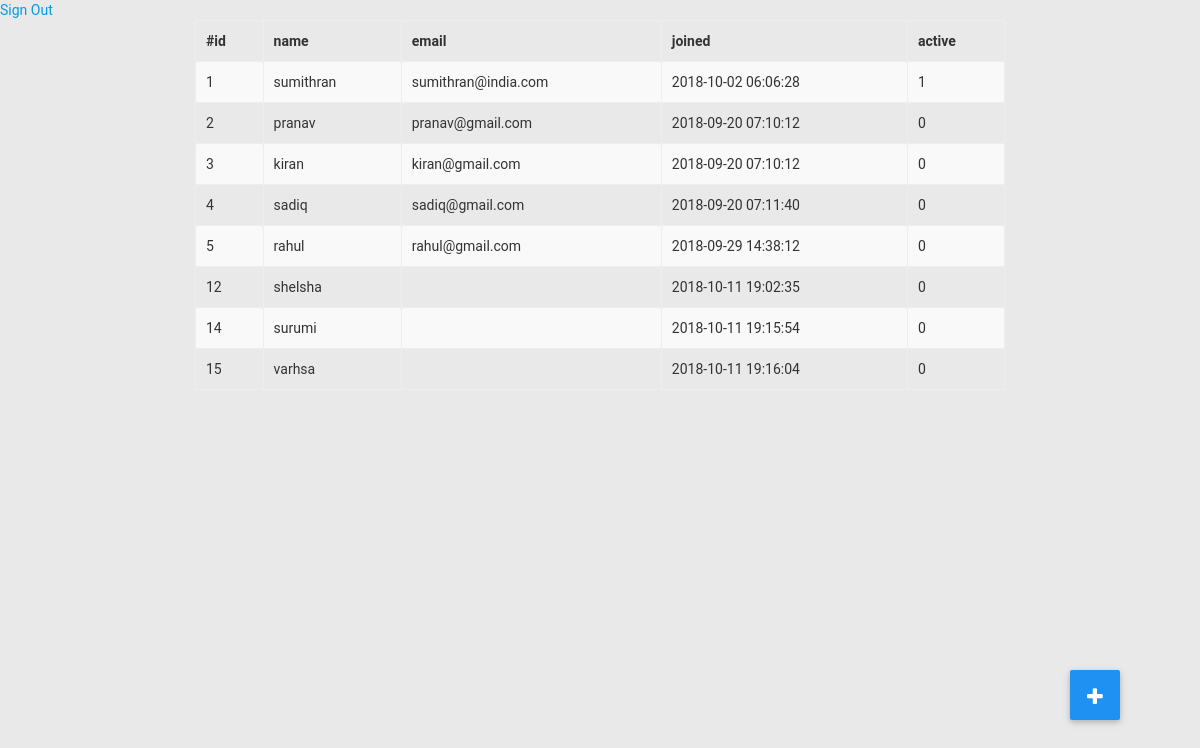
/users.php (signed in), run on the app's committed database.
### tables this page shows
CREATE TABLE IF NOT EXISTS `users` (
  `id` int(11) NOT NULL AUTO_INCREMENT,
  `name` varchar(20) NOT NULL,
  `psw` varchar(225) DEFAULT NULL,
  `mail` varchar(40) DEFAULT NULL,
  `act` int(1) NOT NULL DEFAULT '0',
  `con` timestamp NOT NULL DEFAULT CURRENT_TIMESTAMP ON UPDATE CURRENT_TIMESTAMP,
  PRIMARY KEY (`id`)
);

### users.php (the view, shortened to what this page needs)
<?php
    require_once 'connect.php';
        $sql = "SELECT * FROM `users`";
        $result = mysqli_query($link, $sql);
?>
<!DOCTYPE html>
<html>
<head>
<link rel="stylesheet" href="assets/css/bootstrap.min.css" type="text/css"  />
<link rel="stylesheet" href="assets/css/font-awesome.min.css" type="text/css"  />
<link rel="stylesheet" href="style.css" type="text/css" />
</head>
<body>
<a href="logout.php?logout"> Sign Out</a></li>
    <div id="wrapper">
    <div class="container">
    <div class="btn-floating-container">
    <button class="btn-floating btn btn-primary" data-toggle="modal" data-target=".bs-example-modal-sm"><i class="fa fa-plus " aria-hidden="true"></i></button>
    </div>
        <table  class="table table-condensed table-bordered table-hover table-striped">
           <thead>
              <tr>
                 <th>#id</th>
                 <th>name</th>
                 <th>email</th>
                 <th>joined</th>
                 <th>active</th>
              </tr>
           </thead>
           <tbody>
            <?php
            if($result)if ($result->num_rows ) {
                while($row = $result->fetch_array()) {
                echo "<tr>";
                echo "<td>" . $row["id"] . "</td>";
                echo "<td>" . $row["name"] . "</td>";
                echo "<td>" . $row["mail"] . "</td>";
                echo "<td>" . $row["con"] . "</td>";
                echo "<td>" . $row["act"] . "</td>";
                echo "</tr>";
                }
            }
            ?>
           </tbody>
        </table>
        </div>
        </div>
</body>
</html>

### users.php (style rules this page uses)
.btn-floating-container { right: 80px; bottom: 80px; position: fixed; z-index: 99; }
.btn-floating { width: 50px; height: 50px; border-radius: 50%; box-shadow: 0 2px 6px 0 rgba(0, 0, 0, 0.2), 0 1px 1px 0 rgba(0, 0, 0, 0.2); border: 1px solid rgba(245, 245, 245, 0.075); text-align: center; padding: 0px; font-size: 24px; background-color: green; }

### data on the page
users: id "1", name "sumithran", mail "sumithran@india.com", con "2018-10-02 06:06:28", act "1"
users: id "2", name "pranav", mail "pranav@gmail.com", con "2018-09-20 07:10:12", act "0"
users: id "3", name "kiran", mail "kiran@gmail.com", con "2018-09-20 07:10:12", act "0"
users: id "4", name "sadiq", mail "sadiq@gmail.com", con "2018-09-20 07:11:40", act "0"
users: id "5", name "rahul", mail "rahul@gmail.com", con "2018-09-29 14:38:12", act "0"
users: id "12", name "shelsha", con "2018-10-11 19:02:35", act "0"
users: id "14", name "surumi", con "2018-10-11 19:15:54", act "0"
users: id "15", name "varhsa", con "2018-10-11 19:16:04", act "0"
